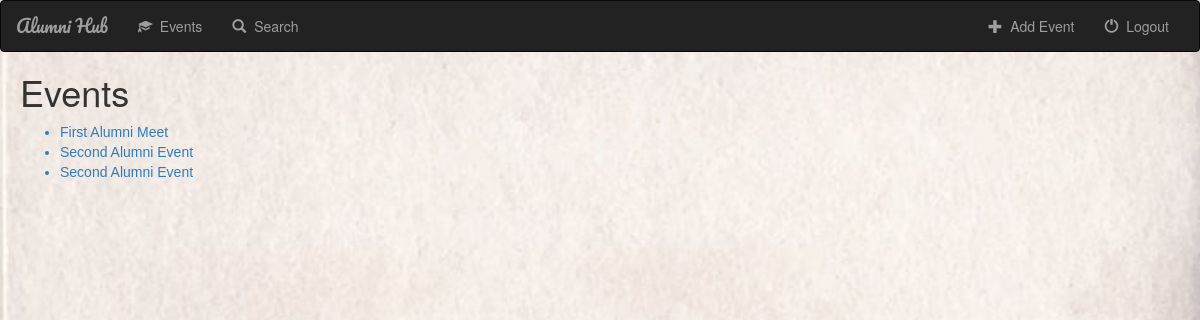
/events/ (signed in), run on the app's committed database.
### events/models.py (models this page shows, shortened)
class Events(models.Model):
    event_name = models.CharField(max_length=50)
    day = models.DateField(null=True)
    location = models.TextField(max_length=100)
    description = models.TextField()

### events/views.py (the view)
def eventsList(request):
    events = Events.objects.all()
    return render(request, 'events/eventsList.html', {'events': events})

### events/templates/events/eventsList.html
{% extends 'sign_in/base.html' %}
{% block body %}
<h1 style="margin-left: 20px;">Events</h1>
<ul>
{% for event in events %}
  <a href="{% url 'events:details' event.id %}"><li style="margin-left: 20px;font-family: Sans-Serif;">{{ event.event_name }}</li></a>
{% endfor %}
</ul>
{% endblock %}

### static/music/style.css (style rules this page uses)
body { background: white url("images/background.png"); background-size: cover; }

### data on the page
Events: event_name "First Alumni Meet"
Events: event_name "Second Alumni Event"
Events: event_name "Second Alumni Event"
